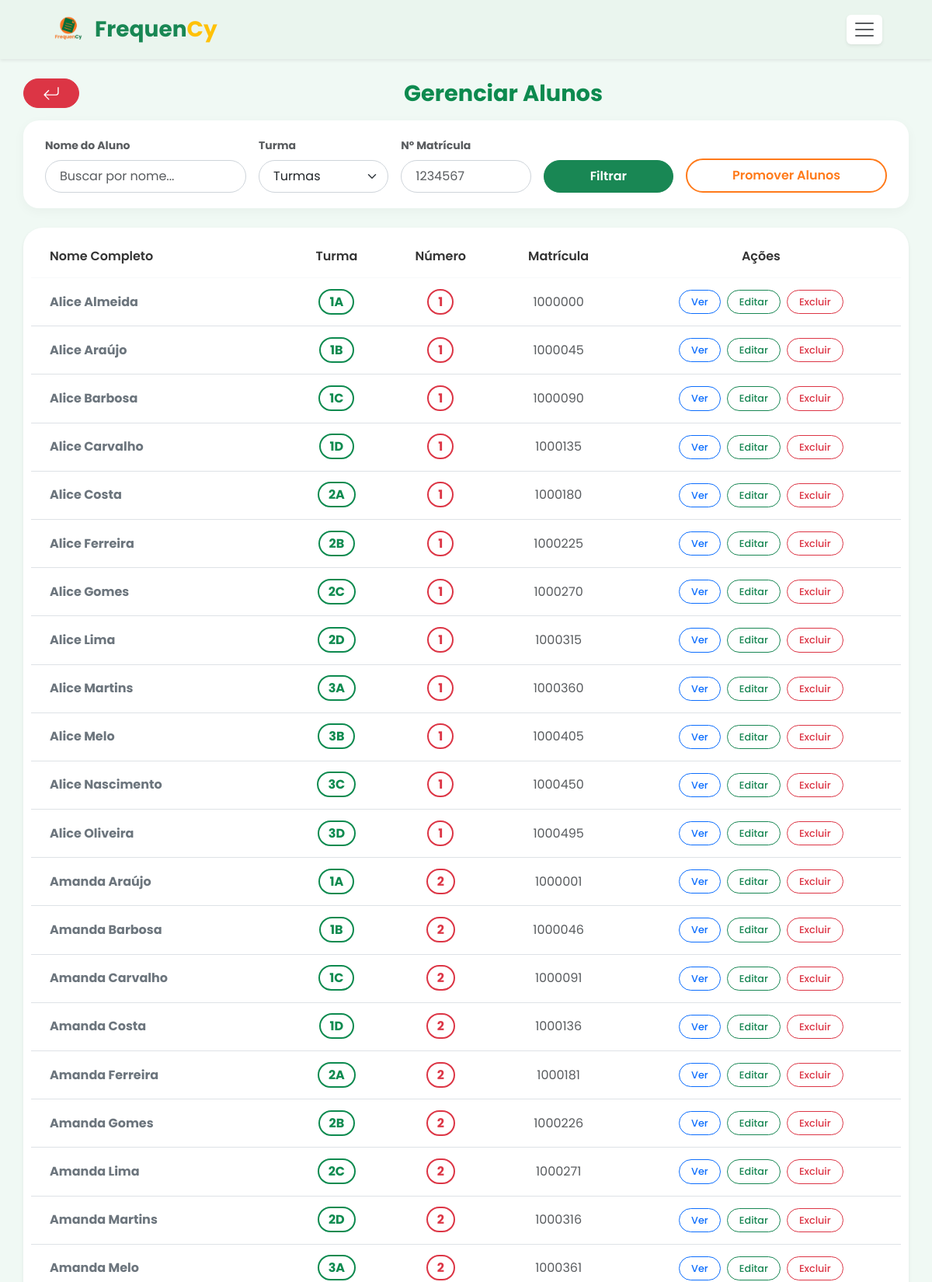
Screenshot of /lista_alunos.php (upper part) with the database file from the repository.
### tables this page shows
CREATE TABLE `aluno` (
  `id_aluno` int(11) NOT NULL,
  `nome_aluno` varchar(200) NOT NULL,
  `numero_aluno` varchar(2) NOT NULL,
  `matricula` varchar(15) NOT NULL,
  `turma_aluno` varchar(2) NOT NULL
);

### lista.php (called while the page is built, shortened)
<?php
$filterNome = isset($_GET['nome']) ? trim($_GET['nome']) : '';
$filterMatricula = isset($_GET['matricula']) ? trim($_GET['matricula']) : '';
$filterData = isset($_GET['data']) ? trim($_GET['data']) : '';
if (!empty($filterData)) {
    $alunos = buscar_alunos_com_faltas($conexao, $filterData);
    $alunosFiltrados = array_filter($alunos, function($aluno) {
        return $aluno['situacao'] == 'A';
    });
} else {
    $alunos = buscar_alunos($conexao);
}
$filtros = array();
if (empty($filtros) && empty($filterData)) {
    $alunosFiltrados = $alunos;
}
function buscar_alunos($conexao)
{
    $alunos = array();
    $query = "SELECT nome_aluno, turma_aluno, numero_aluno, matricula FROM aluno ORDER BY nome_aluno ASC";
    $result = mysqli_query($conexao, $query);
    if ($result) {
        while ($row = mysqli_fetch_assoc($result)) {
            $alunos[] = $row;
        }
    }
    return $alunos;
}

### lista_alunos.php (the view, shortened to what this page needs)
<?php
include('conexao.php');
include('lista.php');
?>
<!DOCTYPE html>
<html lang="pt-br">
<head>
    <link href="css/bootstrap.min.css" rel="stylesheet">
</head>
<body>
    <?php include('navbar.php'); ?>
    <div class="container-lista">
        <div class="row align-items-center mb-3 header-row">
            <div class="col-auto">
                <a href="painel.php" class="btn btn-danger rounded-pill px-4 mb-0">
                </a>
            </div>
            <div class="col text-center">
                <h2 class="titulo-verde mb-0">Gerenciar Alunos</h2>
            </div>
        </div>
        <div class="filter-section">
            <form method="get" action="lista_alunos.php">
                <div class="row g-3 col-12 mx-auto align-items-end">
                    <div class="col-md-3">
                        <label class="form-label fw-bold small text-muted">Nome do Aluno</label>
                        <input type="text" name="nome" class="form-control" placeholder="Buscar por nome..." value="<?php echo htmlspecialchars($filterNome); ?>">
                    </div>
                    <div class="col-md-2">
                        <label class="form-label fw-bold small text-muted">Turma</label>
                        <select name="turma" class="form-select">
                            <option value="">Turmas</option>
                        </select>
                    </div>
                    <div class="col-md-2">
                        <label class="form-label fw-bold small text-muted">Nº Matrícula</label>
                        <input type="text" name="matricula" class="form-control" placeholder="1234567" value="<?php echo htmlspecialchars($filterMatricula); ?>">
                    </div>
                    <div class="col-md-2">
                        <button type="submit" class="btn btn-success fw-semibold rounded-pill py-2 w-100">Filtrar</button>
                    </div>
                    <div class="col-md-3">
                        <button type="button"  class="btn btn-outline-orange fw-semibold rounded-pill py-2 w-100" data-bs-toggle="modal" data-bs-target="#promoteStudentsModal">Promover Alunos</button>
                    </div>
                </div>
            </form>
        </div>
        <div class="custom-card shadow-sm">
            <div class="table-responsive">
                <table class="table mb-0 text-center">
                    <thead>
                        <tr>
                            <th class="text-start ps-4">Nome Completo</th>
                            <th>Turma</th>
                            <th>Número</th>
                            <th>Matrícula</th>
                            <th>Ações</th>
                        </tr>
                    </thead>
                    <tbody>
                        <?php if (!empty($alunosFiltrados)): ?>
                            <?php foreach ($alunosFiltrados as $aluno): ?>
                                <tr>
                                    <td class="text-start ps-4 fw-bold text-secondary"><?php echo $aluno['nome_aluno']; ?></td>
                                    <td><span class="badge-turma"><?php echo $aluno['turma_aluno']; ?></span></td>
                                    <td><span class="badge-number"><?php echo $aluno['numero_aluno']; ?></span></td>
                                    <td class="text-muted"><?php echo $aluno['matricula']; ?></td>
                                    <td>
                                        <div class="d-flex justify-content-center gap-2">
                                            <a href="painel_aluno.php?matricula=<?php echo $aluno['matricula']; ?>" class="btn-action btn-view">Ver</a>
                                            <a href="tela_edita_aluno.php?matricula=<?php echo $aluno['matricula']; ?>" class="btn-action btn-edit">Editar</a>
                                            <button class="btn-action btn-delete" data-bs-toggle="modal" data-bs-target="#confirmDeleteModal" data-matricula="<?php echo $aluno['matricula']; ?>">Excluir</button>
                                        </div>
                                    </td>
                                </tr>
                            <?php endforeach; ?>
                        <?php else: ?>
                            <tr>
                                <td colspan="4" class="py-4 text-muted">Nenhum registro encontrado.</td>
                            </tr>
                        <?php endif; ?>
                    </tbody>
                </table>
            </div>
        </div>
    </div>
</body>
</html>

### lista_alunos.php (style rules this page uses)
* { margin: 0; padding: 0; box-sizing: border-box; font-family: 'Poppins', sans-serif !important; }
body { background-color: #f0f9f4; color: #444; margin: 0 !important; padding: 0 !important; }
.container-lista { margin: 25px auto; width: 95%; max-width: 1200px; }
.titulo-verde { color: #0d8a4f; font-weight: 700; text-align: center; margin-bottom: 25px; font-size: 1.8rem; }
.filter-section { background: white; padding: 20px; border-radius: 20px; margin-bottom: 25px; box-shadow: 0 4px 15px rgba(0, 0, 0, 0.04); }
.form-control, .form-select { border-radius: 50px !important; padding: 8px 18px; border: 1px solid #ced4da; }
.custom-card { background-color: #ffffff; border-radius: 25px; border: none; box-shadow: 0 4px 15px rgba(0, 0, 0, 0.04); padding: 10px; }
.table thead th { border: none; font-weight: 600; color: #333; padding: 15px; }
.table tbody td { vertical-align: middle; border-top: 1px solid #f8f9fa; padding: 15px; }
.btn-action { border-radius: 50px; font-weight: 500; font-size: 0.8rem; padding: 5px 15px; text-decoration: none; display: inline-block; transition: 0.2s; }
.btn-view { border: 1px solid #0d6efd; color: #0d6efd; background: transparent; }
.btn-edit { border: 1px solid #198754; color: #198754; background: transparent; }
.btn-delete { border: 1px solid #dc3545; color: #dc3545; background: transparent; }
.badge-turma { color: #0d8a4f; border: 2px solid #0d8a4f; padding: 3px 12px; border-radius: 50px; font-weight: 700; }
.badge-number { color: #dc3545; border: 2px solid #dc3545; padding: 3px 12px; border-radius: 50px; font-weight: 700; }
.btn-outline-orange { border: 2px solid #ff7a1a; color: #ff7a1a; font-weight: 600; border-radius: 50px; transition: 0.3s; }

### rows the page displays
aluno: nome_aluno "Alice Almeida", turma_aluno "1A", numero_aluno "1", matricula "1000000"
aluno: nome_aluno "Alice Araújo", turma_aluno "1B", numero_aluno "1", matricula "1000045"
aluno: nome_aluno "Alice Barbosa", turma_aluno "1C", numero_aluno "1", matricula "1000090"
aluno: nome_aluno "Alice Carvalho", turma_aluno "1D", numero_aluno "1", matricula "1000135"
aluno: nome_aluno "Alice Costa", turma_aluno "2A", numero_aluno "1", matricula "1000180"
aluno: nome_aluno "Alice Ferreira", turma_aluno "2B", numero_aluno "1", matricula "1000225"
aluno: nome_aluno "Alice Gomes", turma_aluno "2C", numero_aluno "1", matricula "1000270"
aluno: nome_aluno "Alice Lima", turma_aluno "2D", numero_aluno "1", matricula "1000315"
aluno: nome_aluno "Alice Martins", turma_aluno "3A", numero_aluno "1", matricula "1000360"
aluno: nome_aluno "Alice Melo", turma_aluno "3B", numero_aluno "1", matricula "1000405"
aluno: nome_aluno "Alice Nascimento", turma_aluno "3C", numero_aluno "1", matricula "1000450"
aluno: nome_aluno "Alice Oliveira", turma_aluno "3D", numero_aluno "1", matricula "1000495"
aluno: nome_aluno "Amanda Araújo", turma_aluno "1A", numero_aluno "2", matricula "1000001"
aluno: nome_aluno "Amanda Barbosa", turma_aluno "1B", numero_aluno "2", matricula "1000046"
aluno: nome_aluno "Amanda Carvalho", turma_aluno "1C", numero_aluno "2", matricula "1000091"
aluno: nome_aluno "Amanda Costa", turma_aluno "1D", numero_aluno "2", matricula "1000136"
aluno: nome_aluno "Amanda Ferreira", turma_aluno "2A", numero_aluno "2", matricula "1000181"
aluno: nome_aluno "Amanda Gomes", turma_aluno "2B", numero_aluno "2", matricula "1000226"
aluno: nome_aluno "Amanda Lima", turma_aluno "2C", numero_aluno "2", matricula "1000271"
aluno: nome_aluno "Amanda Martins", turma_aluno "2D", numero_aluno "2", matricula "1000316"
aluno: nome_aluno "Amanda Melo", turma_aluno "3A", numero_aluno "2", matricula "1000361"
